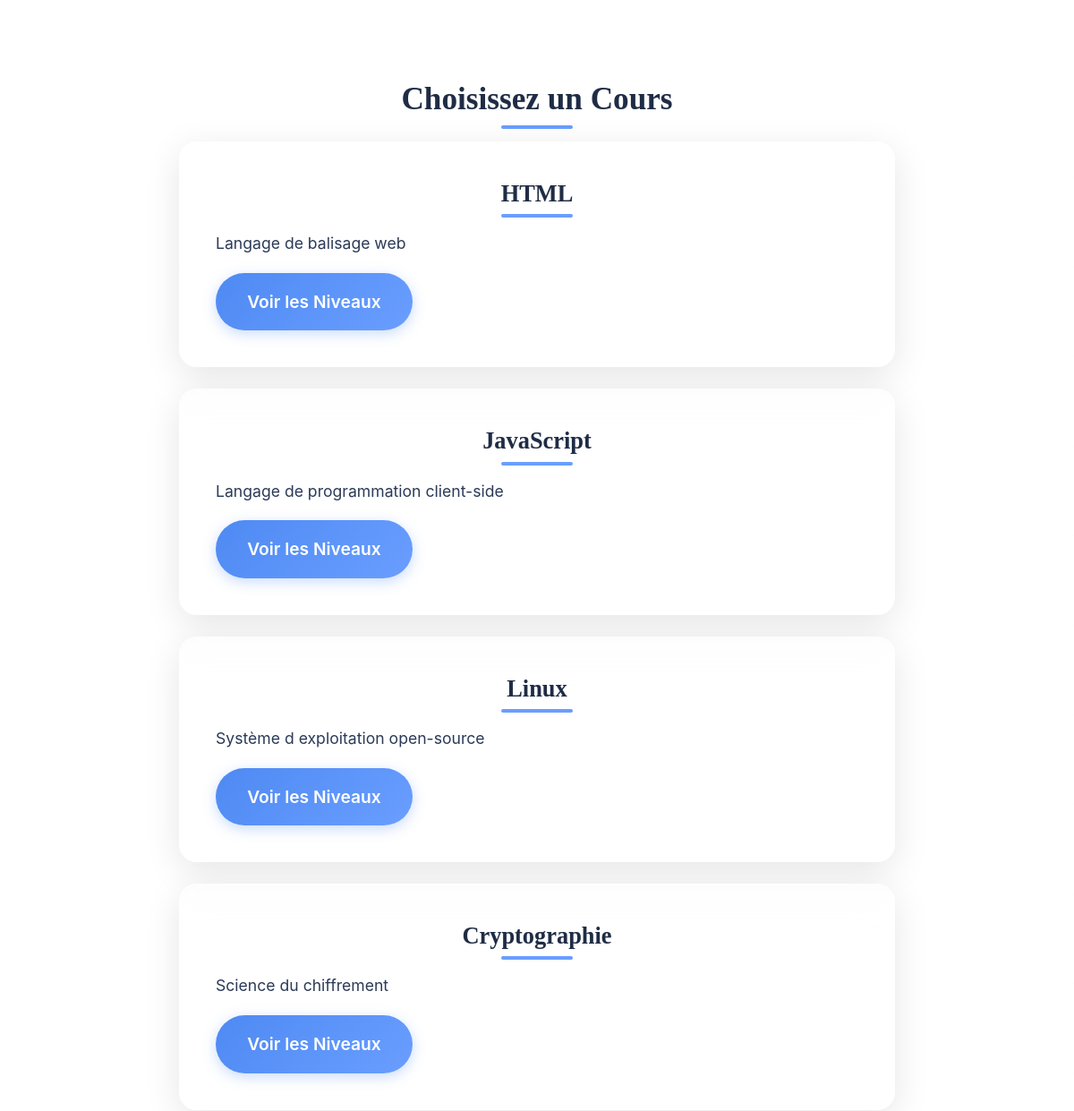
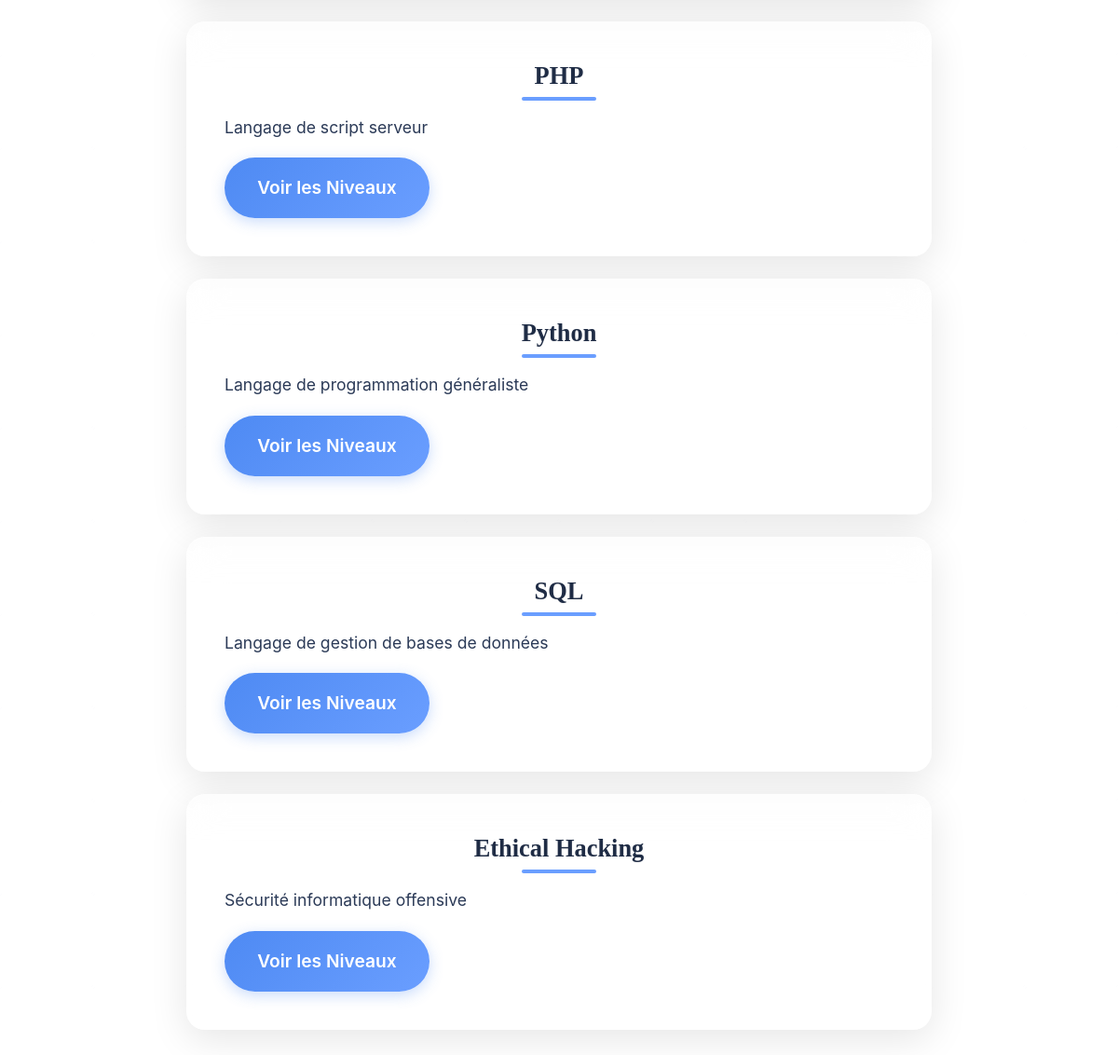
Screenshot of /evaluation/courses.php with the database file from the repository (2 pictures, top to bottom).
### tables this page shows
CREATE TABLE `cours` (
  `id` int(11) NOT NULL,
  `titre` varchar(100) NOT NULL,
  `description` text DEFAULT NULL
);

### evaluation/courses.php (the view, shortened to what this page needs)
<?php
include_once('includes/functions.php');
$query = $pdo->query("SELECT * FROM cours");
$cours = $query->fetchAll(PDO::FETCH_ASSOC);
?>
<!DOCTYPE html>
<html lang="fr">
<head>
    <link rel="stylesheet" href="assets/css/style.css">
</head>
<body>
    <div class="container">
        <h1>Choisissez un Cours</h1>
        <div class="course-grid">
            <?php foreach ($cours as $row): ?>
                <div class="course-card">
                    <h2><b><?= htmlspecialchars($row['titre']) ?></b></h2>
                    <p><?= htmlspecialchars($row['description']) ?></p>
                    <a href="course_levels.php?cours_id=<?= $row['id'] ?>" class="btn">Voir les Niveaux</a>
                </div>
            <?php endforeach; ?>
        </div>
    </div>
</body>
</html>

### evaluation/assets/css/style.css (style rules this page uses)
:root { --primary: #4e8af3; --secondary: #3762b5; --accent: #6a9eff; --background: #f5fafd; --text: #2b3a57; --highlight: #c8e5f7; --deep: #1f2c45; --light: #ffffff; --button-gradient: linear-gradient(135deg, #4e8af3, #6a9eff); --card-shadow: rgba(0, 0, 0, 0.1); --error: #f472b6; --error-bg: #fff1f2; --success: #34d399; --success-bg: #d1fae5; --glass-bg: rgba(255, 255, 255, 0.25); --glass-blur: blur(20px); }
body { font-family: 'Inter', sans-serif; background: url('../bg.jpg') no-repeat center center fixed; background-size: cover; color: var(--text); margin: 0; padding: 4rem; font-size: clamp(1rem, 2vw, 1.1rem); line-height: 1.7; position: relative; -webkit-font-smoothing: antialiased; -moz-osx-font-smoothing: grayscale; text-rendering: optimizeLegibility; }
body::before { content: ''; position: fixed; top: 0; left: 0; width: 100%; height: 100%; z-index: -1; opacity: 0.2; }
h1, h2, h3 { font-family: 'Merriweather', serif; color: var(--deep); text-align: center; margin: 0 0 1.5rem; font-weight: 700; line-height: 1.3; text-shadow: 0 1px 2px rgba(0, 0, 0, 0.05); position: relative; transition: all 0.3s ease; }
h1::after, h2::after, h3::after { content: ''; width: 80px; height: 4px; background: var(--accent); position: absolute; bottom: -10px; left: 50%; transform: translateX(-50%); border-radius: 2px; }
.container { max-width: 800px; margin: 0 auto; padding: 1.5rem; }
.progress-card, .recommendation-card, .level-card, .metric-card, .course-card, .intro-card, .question-card, .result-card { padding: 2.5rem; border-radius: 20px; box-shadow: 0 10px 40px var(--card-shadow); border: 1px solid rgba(255, 255, 255, 0.3); transition: transform 0.4s ease, box-shadow 0.4s ease; position: relative; overflow: hidden; margin-bottom: 1.5rem; background: var(--glass-bg); backdrop-filter: var(--glass-blur); }
.btn, .btn-level, .btn-small, .submit-btn, .retry-btn { background: var(--button-gradient); color: var(--light); padding: 1rem 2.2rem; border-radius: 40px; font-size: 1.2rem; font-weight: 600; text-decoration: none; display: inline-block; text-align: center; border: none; cursor: pointer; box-shadow: 0 4px 15px rgba(78, 138, 243, 0.3); transition: transform 0.3s ease, box-shadow 0.4s ease; }

### rows the page displays
cours: titre "HTML", description "Langage de balisage web"
cours: titre "JavaScript", description "Langage de programmation client-side"
cours: titre "Linux", description "Système d exploitation open-source"
cours: titre "Cryptographie", description "Science du chiffrement"
cours: titre "PHP", description "Langage de script serveur"
cours: titre "Python", description "Langage de programmation généraliste"
cours: titre "SQL", description "Langage de gestion de bases de données"
cours: titre "Ethical Hacking", description "Sécurité informatique offensive"
